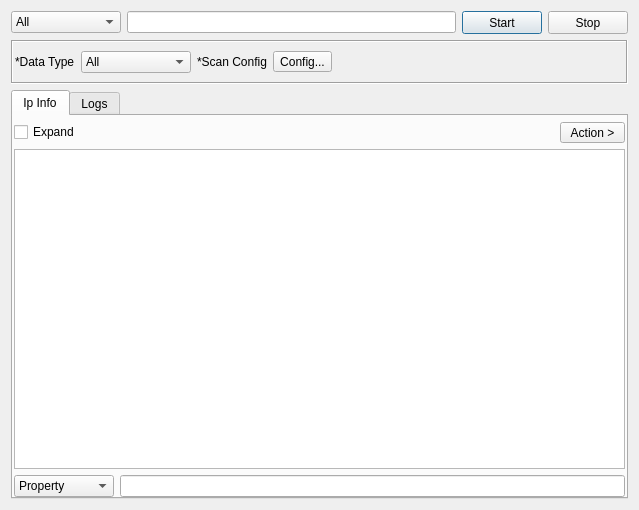
<?xml version="1.0" encoding="UTF-8"?>
<ui version="4.0">
 <class>IpTool</class>
 <widget class="QDialog" name="IpTool">
  <property name="geometry">
   <rect>
    <x>0</x>
    <y>0</y>
    <width>639</width>
    <height>510</height>
   </rect>
  </property>
  <property name="windowTitle">
   <string>IP Address Tool</string>
  </property>
  <layout class="QVBoxLayout" name="verticalLayout_2">
   <item>
    <layout class="QHBoxLayout" name="horizontalLayout">
     <item>
      <widget class="QComboBox" name="comboBoxEngine">
       <property name="minimumSize">
        <size>
         <width>110</width>
         <height>0</height>
        </size>
       </property>
       <item>
        <property name="text">
         <string>All</string>
        </property>
       </item>
       <item>
        <property name="text">
         <string>IpInfo</string>
        </property>
       </item>
       <item>
        <property name="text">
         <string>IpApi</string>
        </property>
       </item>
      </widget>
     </item>
     <item>
      <widget class="QLineEdit" name="lineEditTarget"/>
     </item>
     <item>
      <widget class="QPushButton" name="buttonStart">
       <property name="minimumSize">
        <size>
         <width>75</width>
         <height>23</height>
        </size>
       </property>
       <property name="sizeIncrement">
        <size>
         <width>0</width>
         <height>0</height>
        </size>
       </property>
       <property name="text">
        <string>Start</string>
       </property>
      </widget>
     </item>
     <item>
      <widget class="QPushButton" name="buttonStop">
       <property name="minimumSize">
        <size>
         <width>75</width>
         <height>23</height>
        </size>
       </property>
       <property name="sizeIncrement">
        <size>
         <width>0</width>
         <height>0</height>
        </size>
       </property>
       <property name="text">
        <string>Stop</string>
       </property>
      </widget>
     </item>
    </layout>
   </item>
   <item>
    <widget class="QFrame" name="frame">
     <property name="frameShape">
      <enum>QFrame::Box</enum>
     </property>
     <property name="frameShadow">
      <enum>QFrame::Sunken</enum>
     </property>
     <layout class="QHBoxLayout" name="horizontalLayout_2">
      <property name="leftMargin">
       <number>2</number>
      </property>
      <property name="rightMargin">
       <number>2</number>
      </property>
      <item>
       <widget class="QLabel" name="label">
        <property name="text">
         <string>*Data Type</string>
        </property>
       </widget>
      </item>
      <item>
       <widget class="QComboBox" name="comboBox_2">
        <property name="minimumSize">
         <size>
          <width>110</width>
          <height>0</height>
         </size>
        </property>
        <item>
         <property name="text">
          <string>All</string>
         </property>
        </item>
       </widget>
      </item>
      <item>
       <widget class="QLabel" name="label_2">
        <property name="text">
         <string>*Scan Config</string>
        </property>
       </widget>
      </item>
      <item>
       <widget class="QToolButton" name="buttonConfig">
        <property name="text">
         <string>Config...</string>
        </property>
       </widget>
      </item>
      <item>
       <spacer name="horizontalSpacer">
        <property name="orientation">
         <enum>Qt::Horizontal</enum>
        </property>
        <property name="sizeHint" stdset="0">
         <size>
          <width>396</width>
          <height>20</height>
         </size>
        </property>
       </spacer>
      </item>
     </layout>
    </widget>
   </item>
   <item>
    <widget class="QTabWidget" name="tabWidget">
     <property name="currentIndex">
      <number>0</number>
     </property>
     <widget class="QWidget" name="tabInfo">
      <attribute name="title">
       <string>Ip Info</string>
      </attribute>
      <layout class="QVBoxLayout" name="verticalLayout">
       <property name="leftMargin">
        <number>1</number>
       </property>
       <property name="topMargin">
        <number>6</number>
       </property>
       <property name="rightMargin">
        <number>1</number>
       </property>
       <property name="bottomMargin">
        <number>0</number>
       </property>
       <item>
        <layout class="QHBoxLayout" name="horizontalLayout_3">
         <item>
          <widget class="QCheckBox" name="checkBoxExpand">
           <property name="text">
            <string>Expand</string>
           </property>
          </widget>
         </item>
         <item>
          <spacer name="horizontalSpacer_2">
           <property name="orientation">
            <enum>Qt::Horizontal</enum>
           </property>
           <property name="sizeHint" stdset="0">
            <size>
             <width>40</width>
             <height>20</height>
            </size>
           </property>
          </spacer>
         </item>
         <item>
          <widget class="QToolButton" name="toolButton">
           <property name="minimumSize">
            <size>
             <width>65</width>
             <height>20</height>
            </size>
           </property>
           <property name="text">
            <string>Action &gt;</string>
           </property>
          </widget>
         </item>
        </layout>
       </item>
       <item>
        <widget class="QTreeView" name="treeResults">
         <property name="acceptDrops">
          <bool>false</bool>
         </property>
         <property name="alternatingRowColors">
          <bool>true</bool>
         </property>
         <property name="selectionMode">
          <enum>QAbstractItemView::SingleSelection</enum>
         </property>
         <attribute name="headerCascadingSectionResizes">
          <bool>true</bool>
         </attribute>
         <attribute name="headerMinimumSectionSize">
          <number>200</number>
         </attribute>
         <attribute name="headerDefaultSectionSize">
          <number>300</number>
         </attribute>
         <attribute name="headerHighlightSections">
          <bool>true</bool>
         </attribute>
        </widget>
       </item>
       <item>
        <layout class="QHBoxLayout" name="horizontalLayout_4">
         <item>
          <widget class="QComboBox" name="comboBox_3">
           <property name="minimumSize">
            <size>
             <width>100</width>
             <height>0</height>
            </size>
           </property>
           <item>
            <property name="text">
             <string>Property</string>
            </property>
           </item>
           <item>
            <property name="text">
             <string>Value</string>
            </property>
           </item>
          </widget>
         </item>
         <item>
          <widget class="QLineEdit" name="lineEditFilter"/>
         </item>
        </layout>
       </item>
      </layout>
     </widget>
     <widget class="QWidget" name="tabLogs">
      <attribute name="title">
       <string>Logs</string>
      </attribute>
      <layout class="QVBoxLayout" name="verticalLayout_3">
       <property name="leftMargin">
        <number>2</number>
       </property>
       <property name="topMargin">
        <number>6</number>
       </property>
       <property name="rightMargin">
        <number>2</number>
       </property>
       <property name="bottomMargin">
        <number>0</number>
       </property>
       <item>
        <widget class="QPlainTextEdit" name="plainTextEditLogs"/>
       </item>
      </layout>
     </widget>
    </widget>
   </item>
  </layout>
 </widget>
 <resources/>
 <connections/>
</ui>
